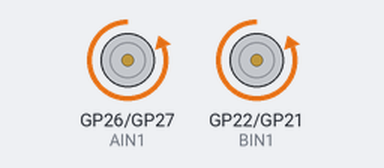
The program below on a simulated Raspberry Pi Pico running MicroPython. Shown: motor-driver pin pairs drawn as motors (green arrow = first pin HIGH = forward, orange = second pin HIGH = backward, longer = more drive, scaled by the enable pin). What the program prints to the serial console is not drawn.

Above: at 0.2 s.
At 1.2 s:
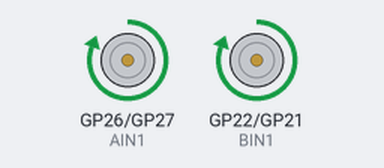
At 3.7 s:
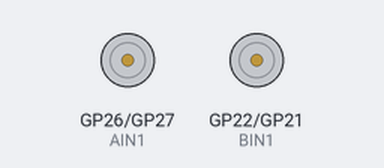
Timing chart, 0 to 4.6 s (numbered marks = the images above):
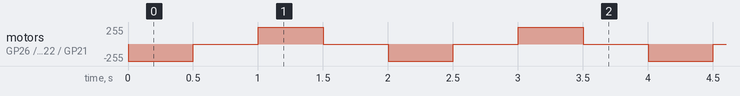

Measured:
- by itself, motor on GP26 (AIN1) / GP27 (AIN2), motor on GP22 (BIN1) / GP21 (BIN2): repeats every 2.0 s: stopped 0.50 s, forward 255/255 0.50 s, stopped 0.50 s, backward 255/255 0.50 s

The program:

motor.py
```python
#motor.py CAB 9.14.23
#This code will drive the LilyBot using the TB6612 motor drive
#https://www.noiresteminist.com/shop

#Carlotta Berry 9.14.23

#import libraries from MicroPico MicroPython
from machine import Pin, PWM
from time import sleep_ms

#define inputs and outputs
PWMA = PWM(Pin(28))
AIN2 = Pin(27, Pin.OUT)
AIN1 = Pin(26, Pin.OUT)
PWMA.freq(60)           #define PWMA frequency

BIN1 = Pin(22, Pin.OUT)
BIN2 = Pin(21, Pin.OUT)
PWMB = PWM(Pin(20))
PWMB.freq(60)           #define PWMB frequency
motorSpeed = 65535      #define motor speed

#define reverse function
def reverse():
    AIN1.value(1)
    AIN2.value(0)
    BIN1.value(1)
    BIN2.value(0)
    PWMA.duty_u16(motorSpeed)
    PWMB.duty_u16(motorSpeed)

#define forward function
def forward():
    AIN1.value(0)
    AIN2.value(1)
    BIN1.value(0)
    BIN2.value(1)
    PWMA.duty_u16(motorSpeed)
    PWMB.duty_u16(motorSpeed)

#define stop function
def stop():
    AIN1.value(0)
    AIN2.value(0)
    BIN1.value(0)
    BIN2.value(0)

#print starting message to serial monitor
print("Motor control on Lily∞Bot...")

#run indefinitely
while True:
    forward()           #drive robot forward
    sleep_ms(500)       #wait 1/2 a second
    stop()              #stop robot
    sleep_ms(500)       #wait 1/2 a second
    reverse()           #drive robot backward
    sleep_ms(500)       #wait 1/2 a second
    stop()              #stop robot
    sleep_ms(500)       #wait 1/2 a second
```
